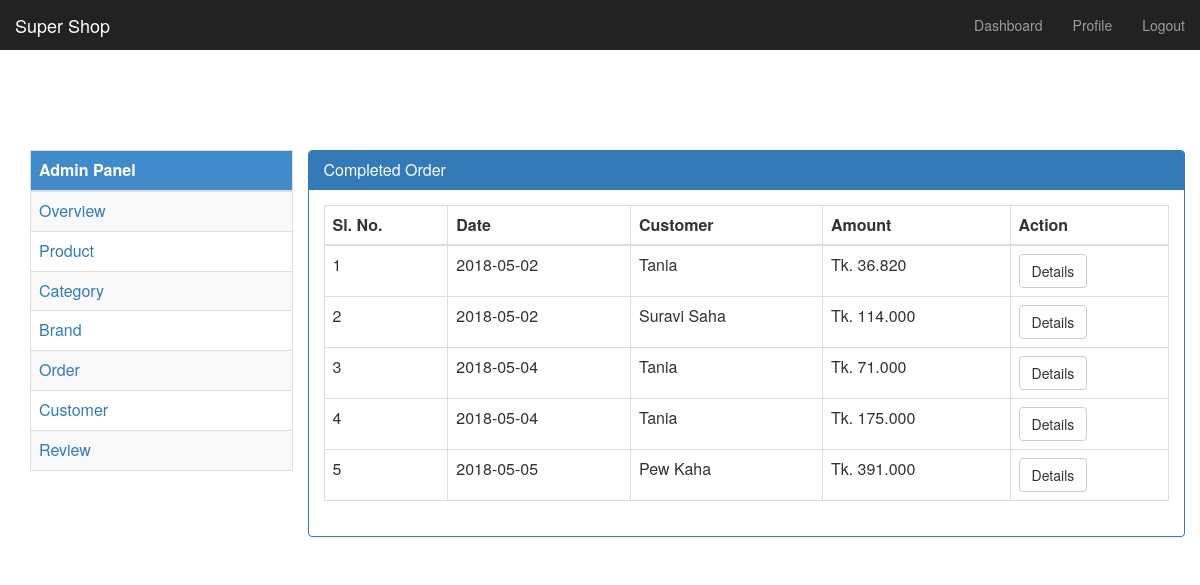
/admin/completedorder.php (signed in), run on the app's committed database.
### tables this page shows
CREATE TABLE `customerorder` (
  `orderId` int(11) NOT NULL,
  `custId` int(11) NOT NULL,
  `orderStatus` tinyint(4) NOT NULL,
  `amount` float(10,3) NOT NULL,
  `orderDate` date NOT NULL
);

CREATE TABLE `customer` (
  `custId` int(11) NOT NULL,
  `custName` varchar(225) NOT NULL,
  `custEmail` varchar(50) NOT NULL,
  `custPass` varchar(30) NOT NULL,
  `number` int(11) NOT NULL,
  `division` varchar(50) NOT NULL,
  `district` varchar(50) NOT NULL,
  `address` varchar(225) NOT NULL
);

### Classes/Order.php (called while the page is built, shortened)
<?php
    class Order{
     public $uhost = DB_HOST;
     public $uuser = DB_USER;
     public $upass = DB_PASS;
     public $udb   = DB_NAME;
     private $conn;
        function __construct(){
            $this -> conn = mysqli_connect($this -> uhost, $this -> uuser, $this -> upass, $this -> udb);
        }
        public function getCompletedOrder(){
            $this -> sql = "SELECT customerorder.*, customer.custName FROM customerorder,customer WHERE customerorder.custId = customer.custId AND customerorder.orderStatus = '1' ;";
            $this -> res = mysqli_query($this -> conn, $this -> sql);
                return $this -> res;
        }
    }
    ?>

### admin/completedorder.php (the view, shortened to what this page needs)
<?php
include('Library/header.php');
$filepath=realpath(dirname(__FILE__));
include_once($filepath.'/../Classes/Order.php');
$order  = new Order();
    $getCOdetails = $order -> getCompletedOrder();
?>
<?php
include('Library/sidebar.php');
?>
<div class="col-md-9 col-sm-12 col-xs-12">
    <div class="row">
        <div class="panel panel-primary">
            <div class="panel-heading">
                <h3 class="panel-title">Completed Order </h3>
            </div>
            <div class="panel-body">
                <div class="table-responsive">
                    <table class="table table-bordered">
                        <thead>
                            <th>Sl. No.</th>
                            <th>Date</th>
                            <th>Customer</th>
                            <th>Amount</th>
                            <th>Action</th>
                        </thead>
                        <tbody>
                            <?php
                                if(isset($getCOdetails)){
                                    $i = 0;
                                    while($value = $getCOdetails -> fetch_assoc()){
                                        $i ++;
                            ?>
                            <tr>
                                <td><?php echo $i; ?></td>
                                <td><?php echo $value['orderDate']; ?></td>
                                <td><?php echo $value['custName']; ?></td>
                                <td>Tk. <?php echo $value['amount']; ?></td>
                                <td><a class="btn btn-default" href="orderdetails.php?oid=<?php echo $value['orderId']; ?>">Details</a></td>
                            </tr>
                            <?php }}?>
                        </tbody>
                    </table>
                </div>
            </div>
        </div>
    </div>
</div>
<?php
include('Library/footer.php');
?>

### admin/css/dashboard.css (style rules this page uses)
body { padding-top: 50px; }

### data on the page
customerorder: orderDate "2018-05-02", custId.custName "Tania", amount "36.820"
customerorder: orderDate "2018-05-02", custId.custName "Suravi Saha", amount "114.000"
customerorder: orderDate "2018-05-04", custId.custName "Tania", amount "71.000"
customerorder: orderDate "2018-05-04", custId.custName "Tania", amount "175.000"
customerorder: orderDate "2018-05-05", custId.custName "Pew Kaha", amount "391.000"
